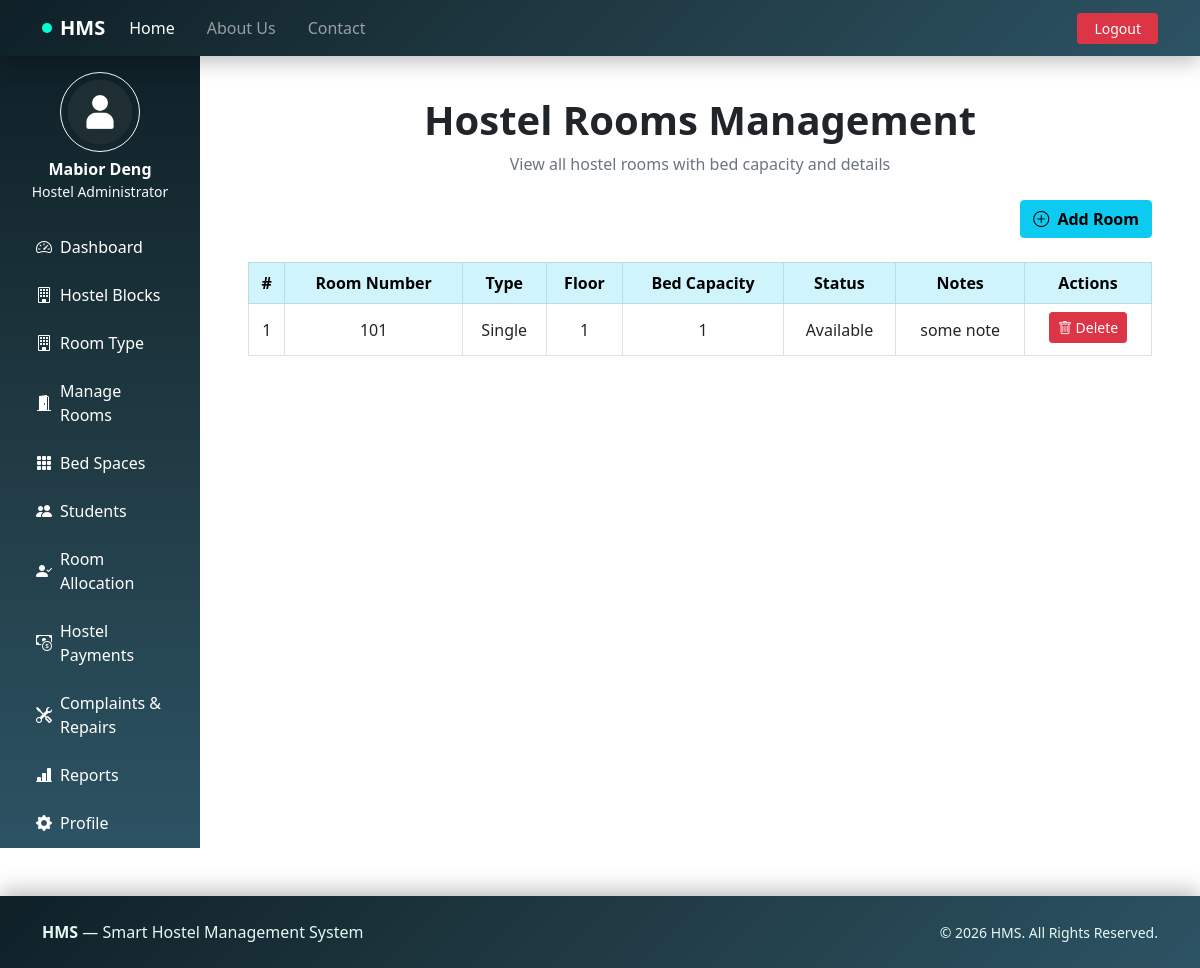
/admin/rooms.php (signed in), run on the app's committed database.
### tables this page shows
CREATE TABLE `rooms` (
  `id` int(11) UNSIGNED NOT NULL,
  `room_number` varchar(10) NOT NULL,
  `room_type_id` int(11) UNSIGNED NOT NULL,
  `floor` int(11) DEFAULT 1,
  `bed_capacity` int(11) DEFAULT 1,
  `status` enum('available','booked','maintenance') DEFAULT 'available',
  `notes` text DEFAULT NULL,
  `created_at` timestamp NOT NULL DEFAULT current_timestamp(),
  `updated_at` timestamp NOT NULL DEFAULT current_timestamp() ON UPDATE current_timestamp()
);

CREATE TABLE `room_types` (
  `id` int(11) UNSIGNED NOT NULL,
  `name` varchar(100) NOT NULL,
  `price` decimal(10,0) NOT NULL,
  `created_at` timestamp NOT NULL DEFAULT current_timestamp()
);

### admin/rooms.php (the view, shortened to what this page needs)
<?php
include('includes/dashboardheader.php');
$roomsResult = mysqli_query($conn, "
    SELECT r.*, rt.name AS room_type
    FROM rooms r
    LEFT JOIN room_types rt ON r.room_type_id = rt.id
    ORDER BY r.floor, r.room_number
");
?>
<div class="container-fluid py-4">
    <div class="text-center mb-4">
        <h1 class="fw-bold mb-2">Hostel Rooms Management</h1>
        <p class="text-muted">View all hostel rooms with bed capacity and details</p>
    </div>
    <div class="d-flex justify-content-end mb-4">
        <button class="btn btn-info fw-bold" data-bs-toggle="modal" data-bs-target="#addRoomModal">
            <i class="bi bi-plus-circle me-1"></i> Add Room
        </button>
    </div>
    <div class="table-responsive">
        <table class="table table-bordered table-hover align-middle text-center">
            <thead class="table-info">
                <tr>
                    <th>#</th>
                    <th>Room Number</th>
                    <th>Type</th>
                    <th>Floor</th>
                    <th>Bed Capacity</th>
                    <th>Status</th>
                    <th>Notes</th>
                    <th>Actions</th>
                </tr>
            </thead>
            <tbody>
                <?php if(mysqli_num_rows($roomsResult) > 0): ?>
                    <?php $counter = 1; ?>
                    <?php while($room = mysqli_fetch_assoc($roomsResult)): ?>
                        <tr>
                            <td><?= $counter++; ?></td>
                            <td><?= htmlspecialchars($room['room_number']); ?></td>
                            <td><?= htmlspecialchars($room['room_type']); ?></td>
                            <td><?= htmlspecialchars($room['floor']); ?></td>
                            <td><?= htmlspecialchars($room['bed_capacity'] ?? 'N/A'); ?></td>
                            <td class="text-capitalize"><?= htmlspecialchars($room['status']); ?></td>
                            <td><?= htmlspecialchars($room['notes'] ?? '-'); ?></td>
                            <td>
                                <a href="../actions/delete_room.php?id=<?= $room['id']; ?>"
                                   class="btn btn-sm btn-danger mb-1"
                                   onclick="return confirm('Are you sure you want to delete this room?');">
                                    <i class="bi bi-trash"></i> Delete
                                </a>
                            </td>
                        </tr>
                    <?php endwhile; ?>
                <?php else: ?>
                    <tr>
                        <td colspan="8" class="text-muted">No rooms found in this hostel.</td>
                    </tr>
                <?php endif; ?>
            </tbody>
        </table>
    </div>
</div>
<?php include('includes/dashboardfooter.php'); ?>

### data on the page
rooms: room_number "101", room_type.name "Single", floor "1", bed_capacity "1", status "Available", notes "some note"

### other printed values
$_SESSION['full_name'] "Mabior Deng"
